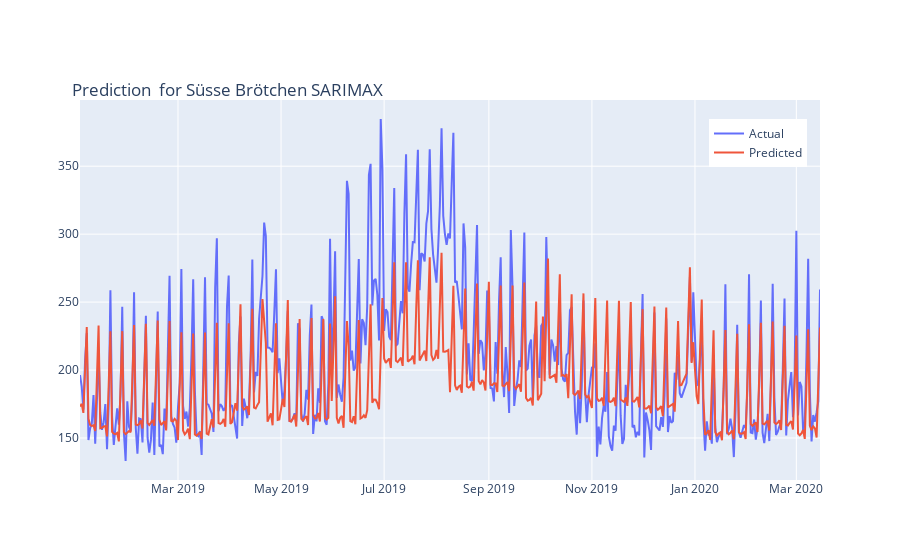

This figure's notebook cell:
### Code cell
fig = go.Figure()
# Create and style traces
fig.add_trace(go.Scatter(x=s_7.index, y=s_7.Süsse_Brötchen, name='Actual',))
fig.add_trace(go.Scatter(x=p_7.index, y=p_7.predicted_mean, name='Predicted',))
fig.update_layout(title_text='Prediction  for Süsse Brötchen SARIMAX', title_x=0.01)
fig.update_layout(legend=dict(
    yanchor="top",
    y=0.95,
    xanchor="left",
    x=0.85
))
fig.update_layout(title=dict(
    yanchor="top",
    y=0.85,
    xanchor="left",
    x=0.08))

fig.show()

### Figure 1 — Plotly figure (JSON) as saved in the notebook; plotly's stock layout.template omitted (floating-point values rounded to 4 significant figures; data arrays with more than 128 entries replaced by an {"elided": "..."} marker saying what was removed)
{"data": [{"name": "Actual", "type": "scatter", "x": {"elided": "430 str values"}, "y": {"elided": "430 float values"}}, {"name": "Predicted", "type": "scatter", "x": {"elided": "430 str values"}, "y": {"elided": "430 float values"}}], "layout": {"legend": {"x": 0.85, "xanchor": "left", "y": 0.95, "yanchor": "top"}, "title": {"text": "Prediction  for Süsse Brötchen SARIMAX", "x": 0.08, "xanchor": "left", "y": 0.85, "yanchor": "top"}}}
